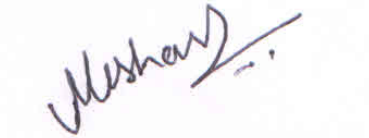
%> input picture test.PNG, 369 x 138 px
$ octave --eval "result = kamasutra(imread('../test.PNG'));"   (GNU Octave 9; MATLAB toolbox functions it lacks are replaced by stand-ins)
%> lines starting %> are read from the running program, lines starting %| are printed output that depends on the picture
function final=kamasutra(a);

b=imresize(a,[250 250]);
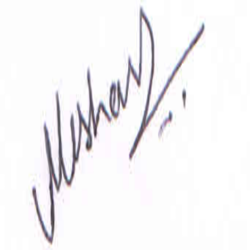
%> b: size 250x250x3 uint8; mean R, G, B 244.3, 243.3, 245

c=imcrop(a,[30 30 190 190]);
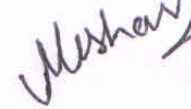
%> c: size 109x191x3 uint8; mean R, G, B 235.8, 233.7, 237

d=imcrop(a,[60 60 130 130]);
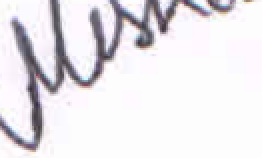
%> d: size 79x131x3 uint8 (shown 2 times larger); mean R, G, B 231.1, 228.1, 232.4

d=imcrop(a,[45 45 160 160]);
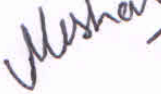
%> d: size 94x161x3 uint8; mean R, G, B 232.6, 230, 233.9

d=imcrop(a,[75 75 100 100]);
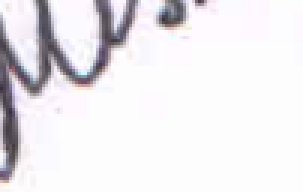
%> d: size 64x101x3 uint8 (shown 3 times larger); mean R, G, B 234.8, 232.6, 235.8
%> (the run ends here)

$ run again, on Capture.PNG
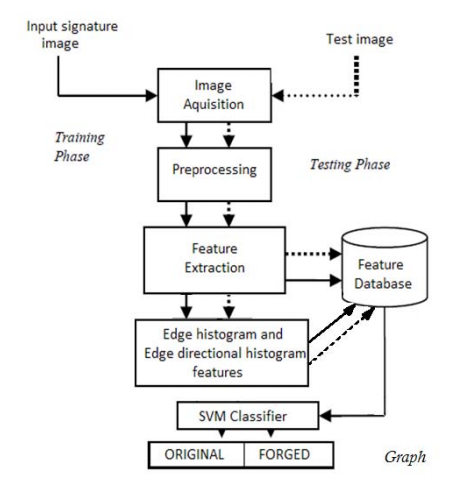
%> input picture Capture.PNG, 467 x 493 px
%> in kamasutra, `b=imresize(a,[250 250]);`:
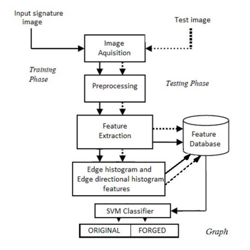
%> b: size 250x250x3 uint8; mean R, G, B 241.4, 241.4, 241.4
%> in kamasutra, `d=imcrop(a,[75 75 100 100]);`:
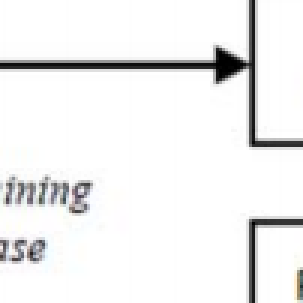
%> d: size 101x101x3 uint8 (shown 3 times larger); mean R, G, B 239.6, 239.5, 239.6
